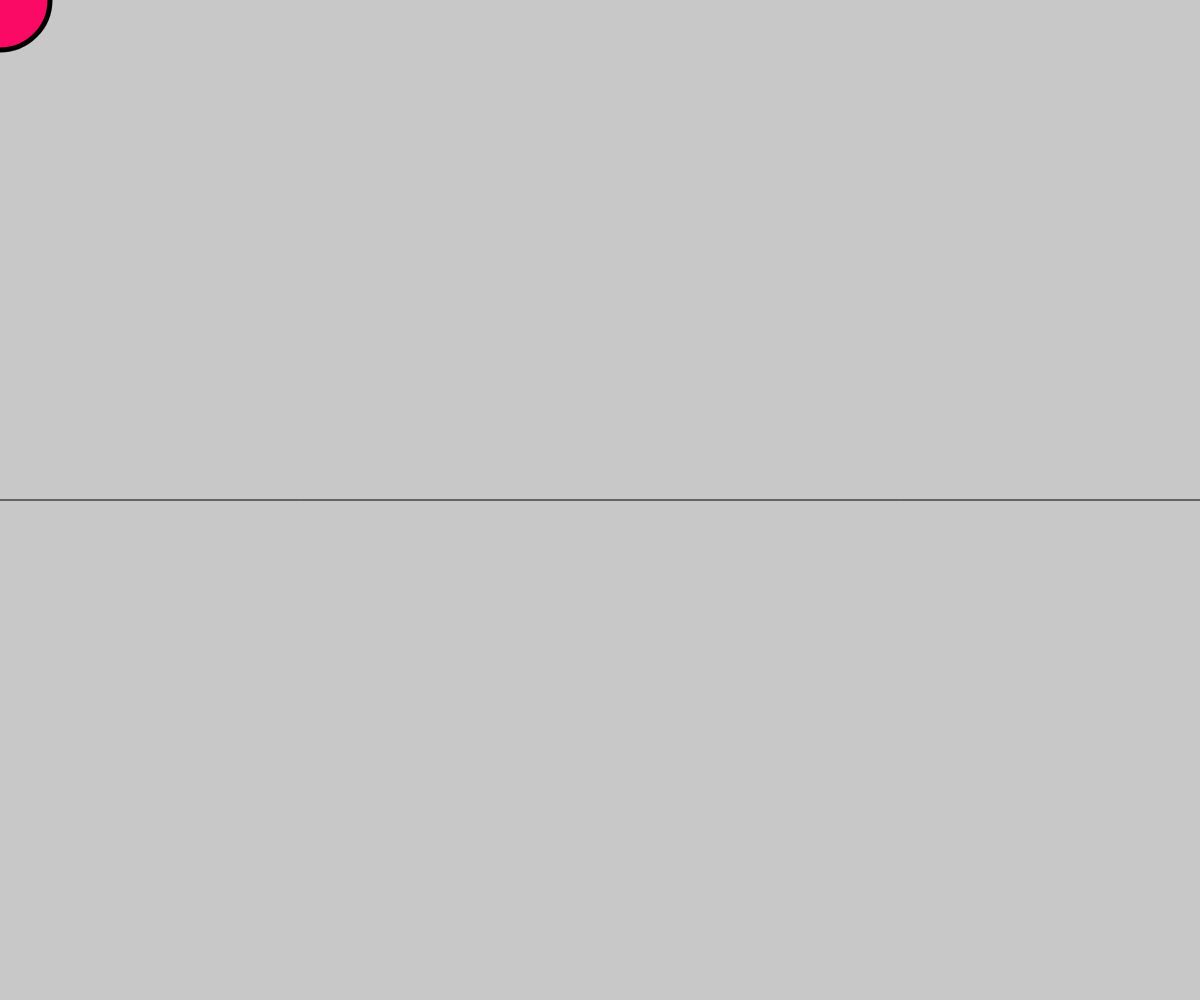
Frame 1 (no input)
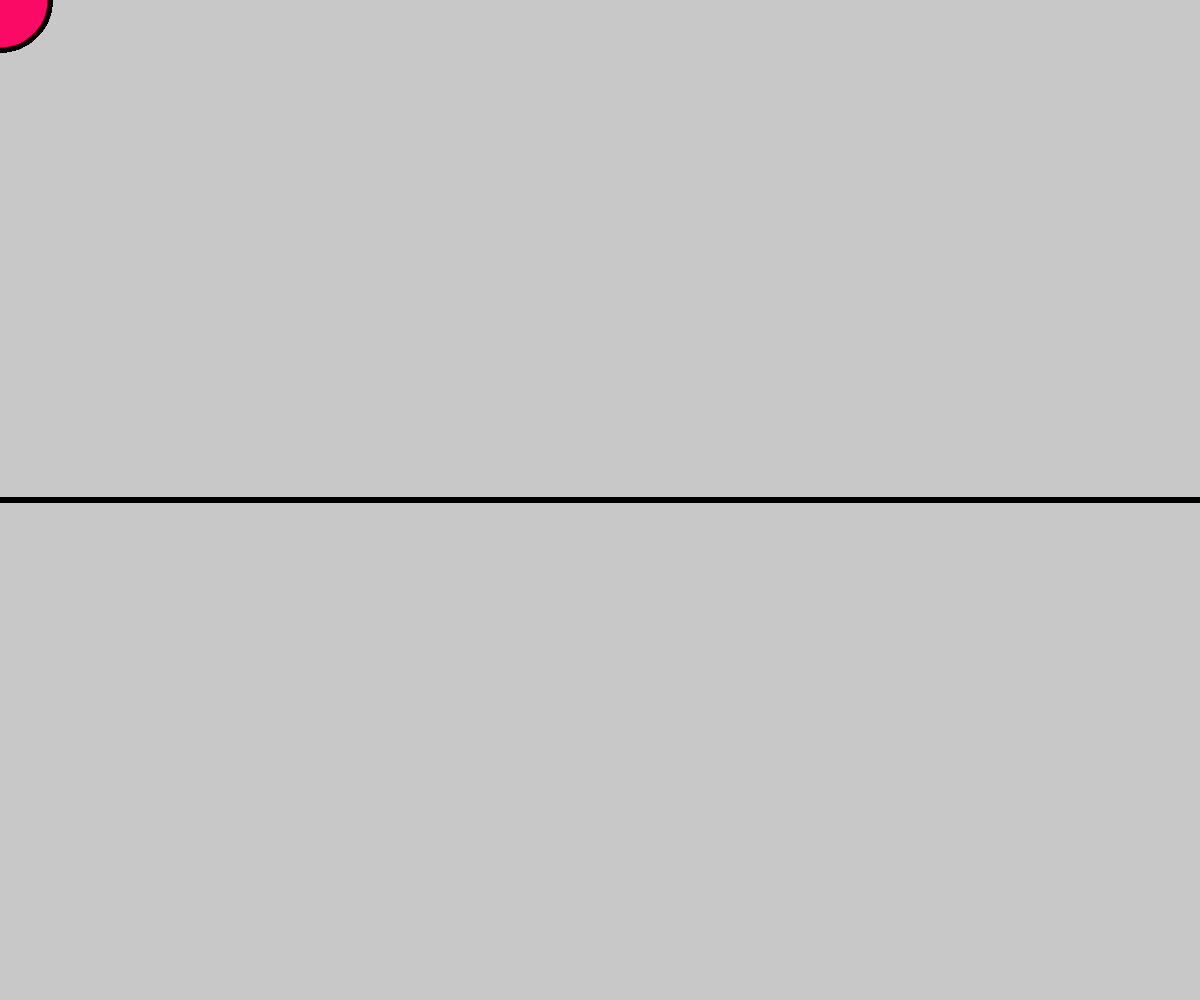
Frame 60 (no input)
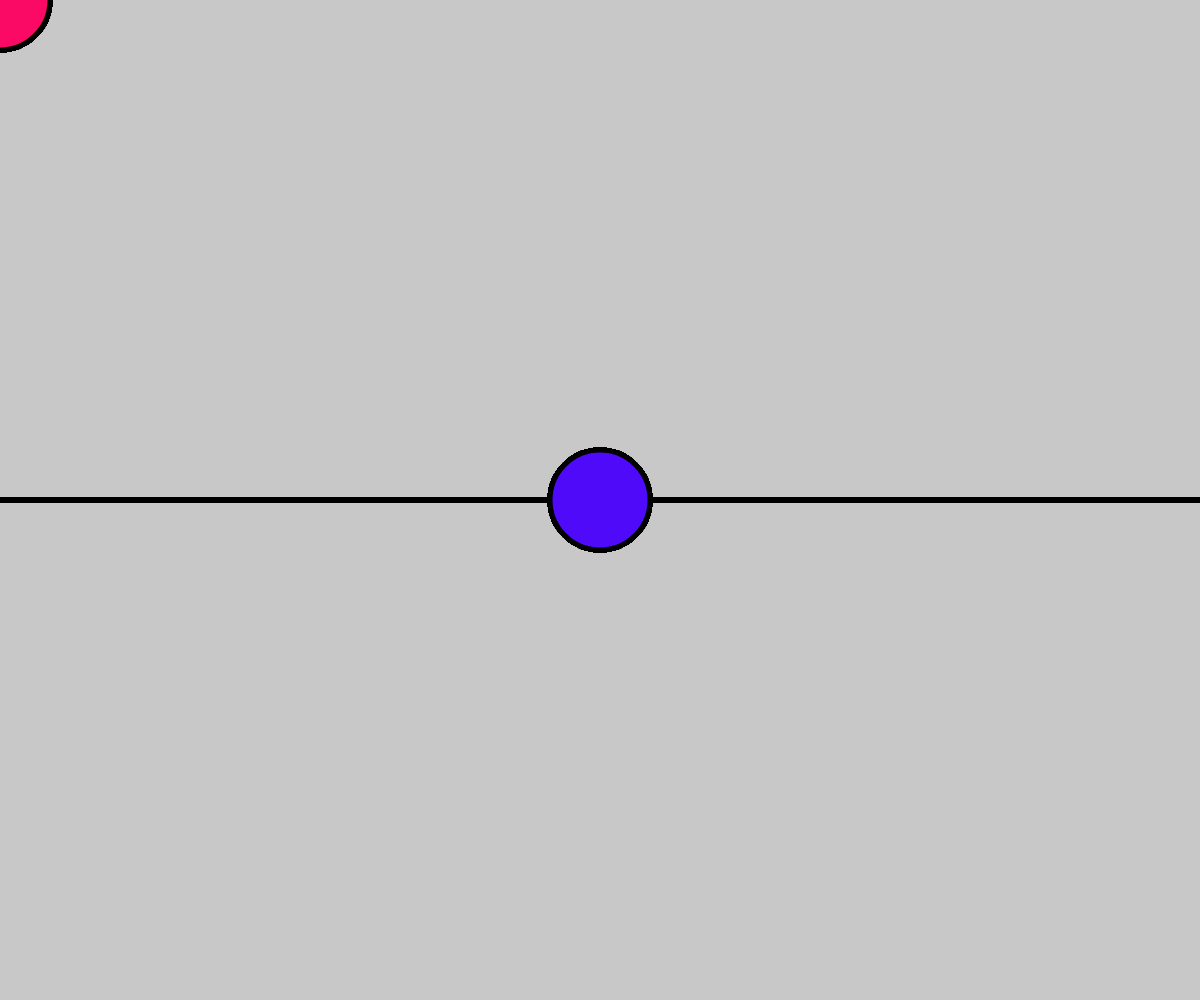
Frame 120 (the mouse pressed at the canvas centre since frame 60)

The p5.js sketch that drew these frames (run headless with seeded random() and noise() and a simulated clock; from frame 60 on, the mouse is pressed at the canvas centre):

// p5.js sketch
// ── sketch.js
function setup(){
    createCanvas(windowWidth, windowHeight);
     background(200);
}

function draw(){
    
    line(0, height/2, width, height/2);
   
//    fill(120,40,70);
//    strokeWeight(10);
//    ellipse (mouseX, mouseY, 50, 50);
    fill(20,200,250);
    strokeWeight(5);
    ellipse(mouseX, mouseY,50, 50);
    
    if(mouseY < height/2){
        fill(250,10,100);
            ellipse(mouseX, mouseY, 100, 100);
            }else{
                fill(80, 10, 250);
                ellipse(mouseX, mouseY, 100, 100);
            }
}
